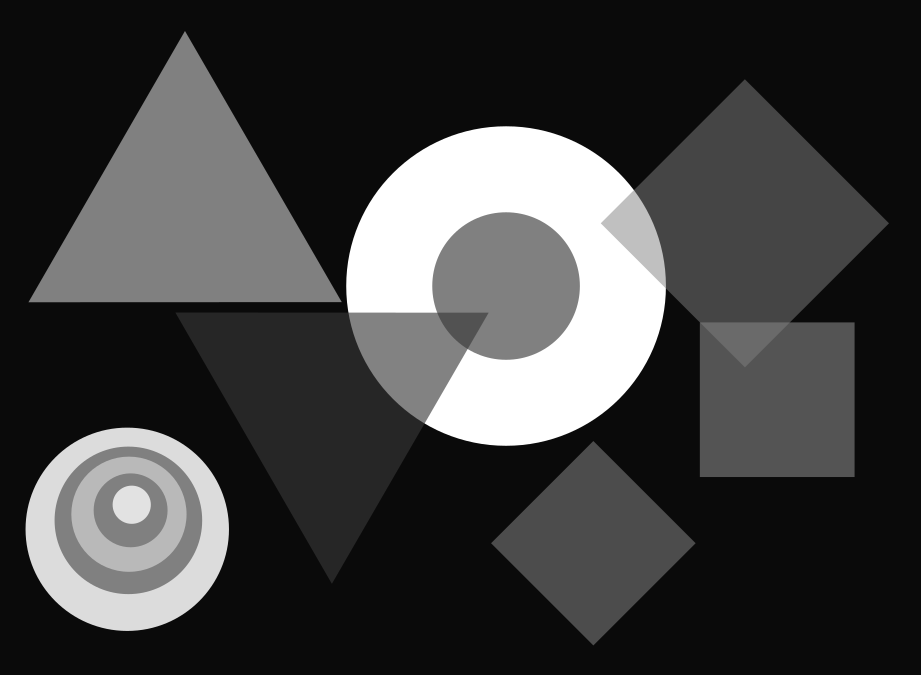
#> input picture P1/canny2.png, 921 x 675 px
$ python examen.py
#> lines starting #> are read from the running program, lines starting #| are printed output that depends on the picture; after the words box and inside, x2 and y2 are one past the last pixel; in counts of white or black regions, pixels touching at a corner belong together
#Import extensions
import matplotlib.pyplot as plt
import matplotlib.image as mpimg
import numpy as np
from math import e
import functools


showingImage = functools.partial(plt.imshow, vmin = 0, vmax = 255,cmap= plt.get_cmap('gray'))

#----Function to load the pixels of the image
def loadImage(image):
    data = mpimg.imread(image)
    return data

#-------------------------------------------------#

#---------WindowLevelContrastEnhancement----------#

#----Function that modify the contrast of pixel
# [66 lines left out: functions transformFunction, histEnhance, testWindowLevelContrastEnhancement, modifyDinamicRange, histAdapt, testHistAdapt, not called in this run]

#-------------------------------------------------#

def filteredKernel(kernel):
    kernel = np.flipud(np.fliplr(kernel))
    '''if operation == 'convolve':
        a = kernel.sum()
        if a > 1:
            kernel = kernel/a'''
    if ((kernel.shape[0]%2) == 0):
        aux = np.zeros((kernel.shape[0]+1,kernel.shape[1]))
        aux[1:] = kernel
        kernel = aux
    if ((kernel.shape[1]%2) == 0):
        aux = np.zeros((kernel.shape[0],kernel.shape[1]+1))
        aux[0:,1:]=kernel
        kernel = aux
    return kernel

#--Spatial filtering: Smoothing and highlighting--#
def convolutionFunction(pixelImage,kernel,operation):
    if operation == 'median':
        rowsKernel = kernel[0]
        colsKernel = kernel[1]
        if ((rowsKernel % 2) == 0):
            rowsKernel1 = rowsKernel
            rowsKernel = rowsKernel +1
        else:
            rowsKernel1 = rowsKernel
        if ((colsKernel % 2) == 0):
            colsKernel1  = colsKernel
            colsKernel = colsKernel +1
        else:
            colsKernel1 = colsKernel
    else:                               # Para convolve erode y dilate
        kernel = filteredKernel(kernel)
        rowsKernel = kernel.shape[0]
        colsKernel = kernel.shape[1]

    initRow = int((rowsKernel-1)/2)
    initCol = int((colsKernel-1)/2)
    image_padded = np.zeros((pixelImage.shape[0] + (rowsKernel -1 ), pixelImage.shape[1] + (colsKernel-1)))
    if (colsKernel -1) == 0 and (rowsKernel -1 ) == 0: #caso kernel 1x1
          image_padded = pixelImage
    elif (colsKernel -1) == 0:
        image_padded[initRow:-initRow] = pixelImage
    elif (rowsKernel -1 ) == 0:
        image_padded[0:,initCol:-initCol] = pixelImage
    else:
         image_padded[initRow:-initRow,initCol:-initCol] = pixelImage
    aux = np.zeros_like(pixelImage)
    for x in range(pixelImage.shape[0]):
        for y in range(pixelImage.shape[1]):
            if operation == 'median':
                c = np.median(image_padded[x:(x+rowsKernel1),y:(y+colsKernel1)])
            elif operation == 'convolve':
                c = np.sum(kernel*image_padded[x:(x+rowsKernel),y:(y+colsKernel)])
            elif operation == 'dilate' :
                window = image_padded[x:(x+rowsKernel),y:(y+colsKernel)]
                c = np.amax((kernel*window))
            elif operation == 'erode':
                    window = image_padded[x:(x+rowsKernel),y:(y+colsKernel)]
                    aux1 = window.copy()
                    aux1[kernel==0] = np.max(window)
                    c=np.min(aux1)
            aux[x,y] = c
    return aux

def convolve(inputImage,kernel):
    return convolutionFunction(inputImage.astype(np.float64),kernel,'convolve')

# [10 lines left out: function testConvolve, not called in this run]

#--------------------Gaussian---------------------#
def dimension(sigma):
    a = (2 * (int(np.ceil(3*sigma))))+1
    return a

def arrayGauss1D(sigma):
    return np.zeros((1,dimension(sigma)),dtype=float)

def gaussDistribution1D(x,sigma):
    fraction = 1./(np.sqrt(2.*np.pi)*sigma)
    exponential = np.exp(-((x**2)/(2.0*sigma**2)))
    g = fraction * exponential
    return g

def gaussKernel1D(sigma):
    array1D = arrayGauss1D(sigma)
    f= array1D.shape
    a = -int((f[1]-1)/2)
    c = 0
    d=0
    while (d < f[1]):
        array1D[c,d]=gaussDistribution1D(a,sigma)
        a = a + 1
        d = d + 1
    return array1D

# [23 lines left out: functions gaussDistributionNxN, gaussKernelNxN, not called in this run]

def gaussianFilter2D(inputImage,sigma):
    kernel = gaussKernel1D(sigma)
    A = convolve(inputImage,kernel)
    return convolve(A,np.transpose(kernel))

# [61 lines left out: functions testGaussianFilter2D, gxRoberts, gyRoberts, robertsOperator, gxPrewitt, gyPrewitt and 1 more, not called in this run]

def gxSobel():
    gx1 = np.ones((3,1),dtype=int)
    gx1[1,0]=2
    gx2 = np.zeros((1,3),dtype = int)
    gx2[0,0] = -1
    gx2[0,2] = 1
    return gx1,gx2

def gySobel():
    gx1 = np.ones((1,3),dtype=int)
    gx1[0,1]=2
    gx2 = np.zeros((3,1),dtype = int)
    gx2[0,0] = 1
    gx2[2,0] = -1
    return gx2,gx1

def sobelOperator(inputImage):
    gx1,gx2 = gxSobel()
    gy1,gy2 = gySobel()
    Gx1 = convolve(inputImage,gx1)
    Gx = convolve(Gx1,gx2)
    Gy = convolve(convolve(inputImage,gy1),gy2)
    return Gx,Gy

# [5 lines left out: function centralDiffOperator, not called in this run]

def derivatives(inputImage,operator):
    if operator == 'Roberts':
        return robertsOperator(inputImage)
    elif operator == 'Prewitt':
        return prewittOperator(inputImage)
    elif operator == 'Sobel':
        return sobelOperator(inputImage)
    elif operator == 'CentralDiff':
        return centralDiffOperator(inputImage)

# [17 lines left out: function testDerivatives, not called in this run]
#-------------------------------------------------#

#-------------------------------------------------#
# Canny
def edgeCanny(inputImage,sigma,tlow,thigh):
    smooth = gaussianFilter2D(inputImage,sigma)     # Suavizado gaussiano
    gx,gy = derivatives(smooth,'Sobel')             # sobel
    #Magnitud y orientacion
    magnitude = np.sqrt((gx.astype(np.int64)**2)+(gy.astype(np.int64)**2))
    orientation = np.degrees(np.arctan2(gy,gx))
    #Supresión no máximos
    image_padedd = np.zeros((inputImage.shape[0]+2,inputImage.shape[1]+2))
    image_padedd[1:-1,1:-1] = magnitude
    In = np.zeros_like(magnitude)
    # Ajustar ángulos a 0º,45º,90º,135º
    for (x,y), value in np.ndenumerate(orientation):
        if orientation[x,y]  < 0:
            orientation[x,y] =orientation[x,y]+180
        if orientation[x,y] > 112.5 and orientation[x,y] < 157.5:
            orientation[x,y] = 135
        elif orientation[x,y] > 67.5 and orientation[x,y] < 112.5:
            orientation[x,y] = 90
        elif orientation[x,y] > 50.0 and orientation[x,y] < 70.0:
            orientation[x,y] = 60
        elif orientation[x,y] > 157.5 or orientation[x,y] < 22.5:
            orientation[x,y] = 0

    for (x,y), value in np.ndenumerate(orientation):
        window = image_padedd[x:x+3,y:y+3]
        if (value ==135.0):
            n1 = window[0,0]
            n2 = window[2,2]
        elif (value == 90.0):
            n1 = window[0,1]
            n2 = window[2,1]
        elif (value == 60.0):
            n1 = window[0,2]
            n2 = window[2,0]
        elif (value == 0.0):
            n1 = window[1,0]
            n2 = window[1,2]
        if (value ==60.0) and (n1 > magnitude[x,y] or n2 > magnitude[x,y]) :
            In[x,y] = 0
        else:
            In[x,y] = magnitude[x,y]
        '''if (magnitude[x,y] > n1 and magnitude[x,y] > n2):
            In[x,y] = magnitude[x,y]'''
    #Fin supresión no maxima
    #Proceso de histeresis
    '''visitados = []
    H = np.zeros_like(In)
    for (x,y),value in np.ndenumerate(orientation):
        if (In[x,y] > thigh) and (((x,y) in visitados) == False):
            H[x,y] = In[x,y]
            if value==0.0 :
                k1 = x-1
                k2 = x+1
                l1 = y
                l2 = y
                while((k1 >0) and (k2 >0) and (l1 >0) and (l2 >0) and (k1 < In.shape[0]) and (k2 < In.shape[0]) and (l1 < In.shape[1]) and (l2 < In.shape[1]) and (In[k1,l1]>tlow) and (In[k2,l2]>tlow)):
                    H[k1,l1] = In[x,y]
                    H[k2,l2] = In[x,y]
                    visitados.append((k1,l1))
                    visitados.append((k2,l2))
                    k1 = k1-1
                    k2 = k2+1
            elif value == 45.0 :
                k1 = x-1
                k2 = x+1
                l1 = y-1
                l2 = y+1
                while((k1 >0) and (k2 >0) and (l1 >0) and (l2 >0) and (k1 < In.shape[0]) and (k2 < In.shape[0]) and (l1 < In.shape[1]) and (l2 < In.shape[1]) and (In[k1,l1]>tlow) and (In[k2,l2]>tlow)):
                    H[k1,l1] = In[x,y]
                    H[k2,l2] = In[x,y]
                    visitados.append((k1,l1))
                    visitados.append((k2,l2))
                    k1 = k1-1
                    k2 = k2+1
                    l1 = l1-1
                    l2=l2+1
            elif value == 90.0 :
                k1 = x
                k2 = x
                l1 = y-1
                l2 = y+1
                while((k1 >0) and (k2 >0) and (l1 >0) and (l2 >0) and (k1 < In.shape[0]) and (k2 < In.shape[0]) and (l1 < In.shape[1]) and (l2 < In.shape[1]) and (In[k1,l1]>tlow) and (In[k2,l2]>tlow)):
                    H[k1,l1] = In[x,y]
                    H[k2,l2] = In[x,y]
                    visitados.append((k1,l1))
                    visitados.append((k2,l2))
                    l1 = l1-1
                    l2 = l2+1
            elif value == 135.0:
                k1 = x-1
                k2 = x+1
                l1 = y+1
                l2 =y-1
                while((k1 >0) and (k2 >0) and (l1 >0) and (l2 >0) and (k1 < In.shape[0]) and (k2 < In.shape[0]) and (l1 < In.shape[1]) and (l2 < In.shape[1]) and (In[k1,l1]>tlow) and (In[k2,l2]>tlow)):
                    H[k1,l1] = In[x,y]
                    H[k2,l2] = In[x,y]
                    visitados.append((k1,l1))
                    visitados.append((k2,l2))
                    k1 = k1-1
                    k2 = k2+1
                    l1 = l1+1
                    l2 = l2-1'''
    return In

def testEdgeCanny(inputImage,sigma,tlow,thigh):
    image = loadImage(inputImage)
#> in loadImage, data is the input picture: shape (675, 921) float32; min 0.0392, max 1, mean 0.249
    output=edgeCanny(image,sigma,tlow,thigh)
#> call 4 of convolutionFunction, with kernel = array of shape (1, 3), operation = 'convolve'
#> after the loop in convolutionFunction (call 4), `for x in range(pixelImage.shape[0]):`:
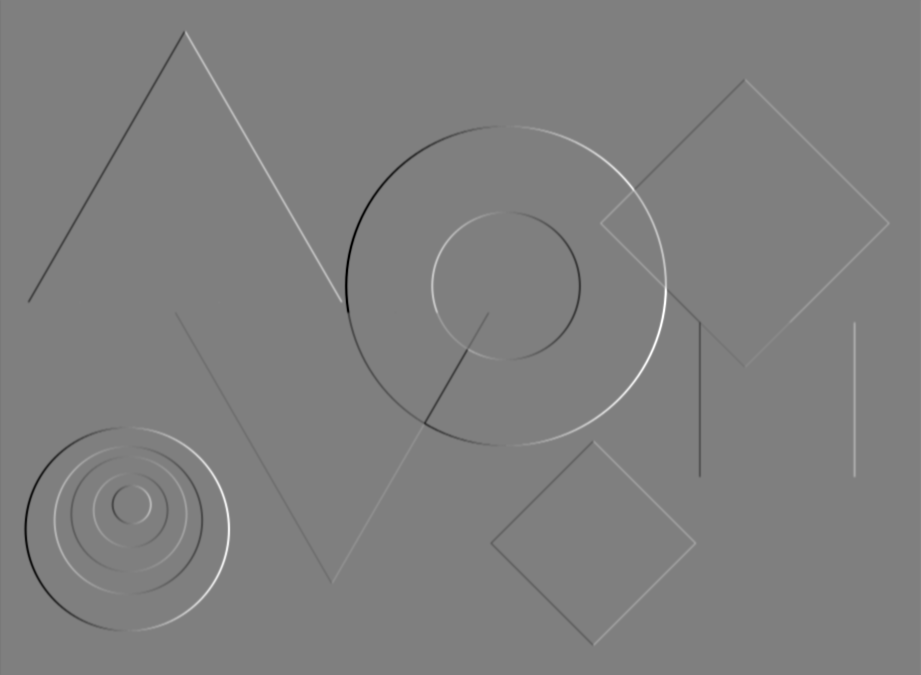
#> aux: shape (675, 921) float64; min -3.14, max 3.14, mean 8.44e-21; drawn with min black and max white
#> after the loop in convolutionFunction (call 5), `for x in range(pixelImage.shape[0]):`:
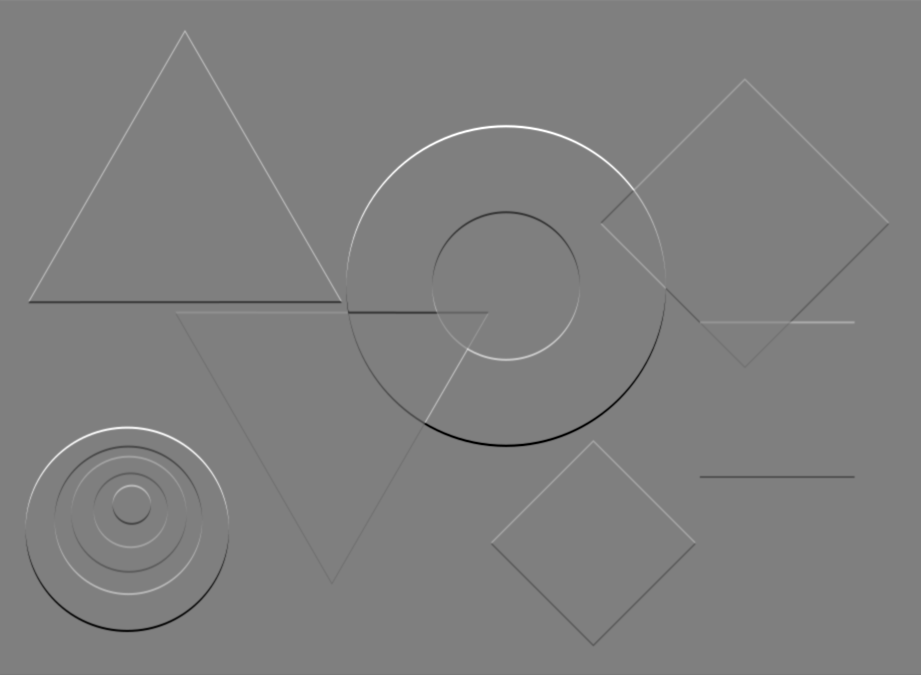
#> aux: shape (675, 921) float64; min -0.784, max 0.784, mean 1.49e-19; drawn with min black and max white
#> in edgeCanny, `magnitude = np.sqrt((gx.astype(np.int64)**2)+(gy.astype(np.int64)**2))`:
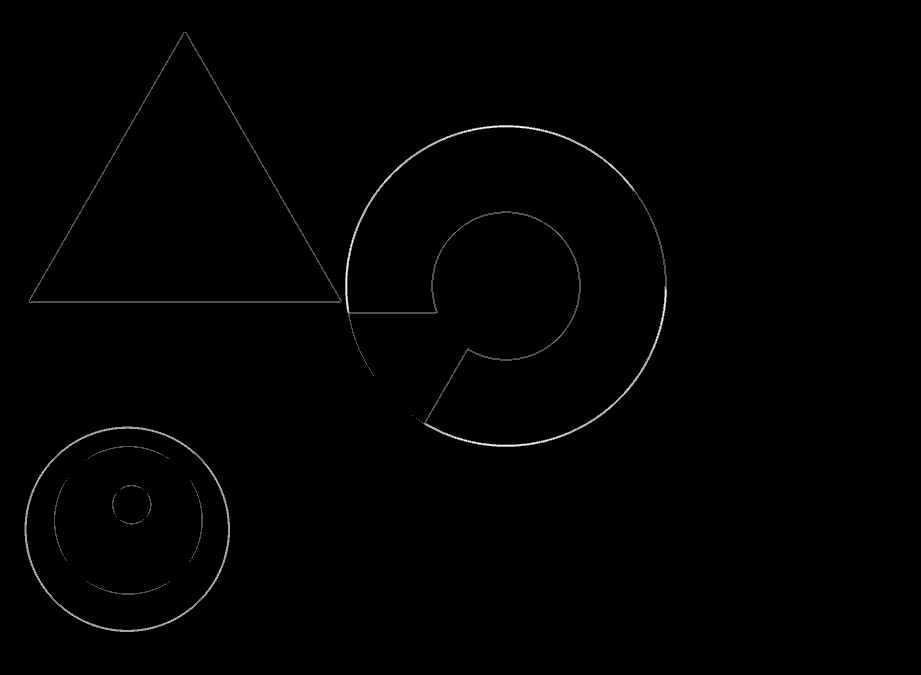
#> magnitude: shape (675, 921) float64; min 0, max 3.16, mean 0.016; drawn with min black and max white
#> in edgeCanny, `orientation = np.degrees(np.arctan2(gy,gx))`:
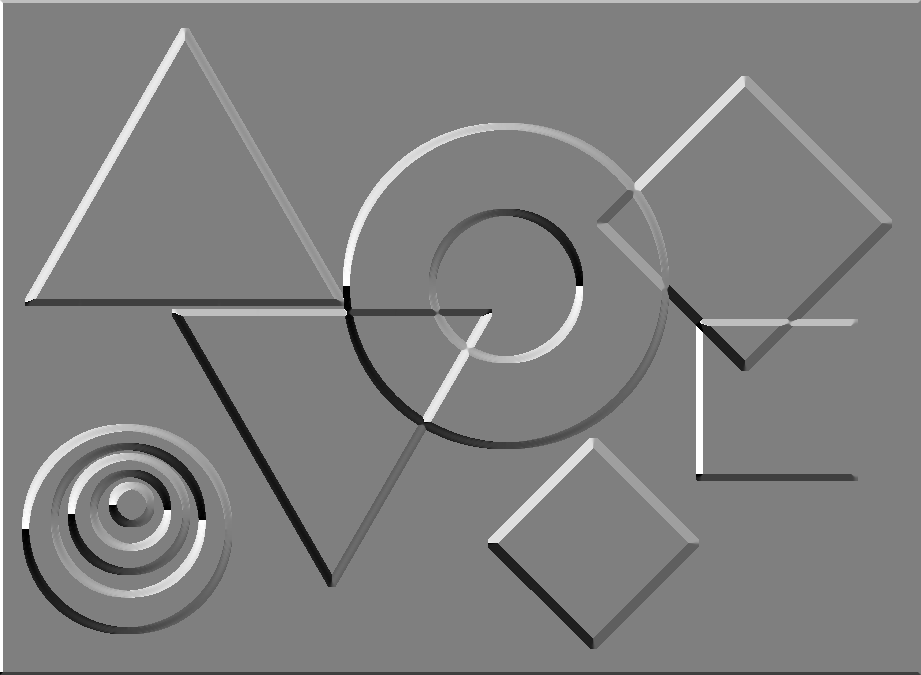
#> orientation: shape (675, 921) float64; min -180, max 180, mean 1.1; drawn with min black and max white
#> the loop in edgeCanny, `for (x,y), value in np.ndenumerate(orientation):` made 621675 passes
#> value on passes 1 to 3: 135, 97.16, 90.14
#> after the loop in edgeCanny, `for (x,y), value in np.ndenumerate(orientation):`:
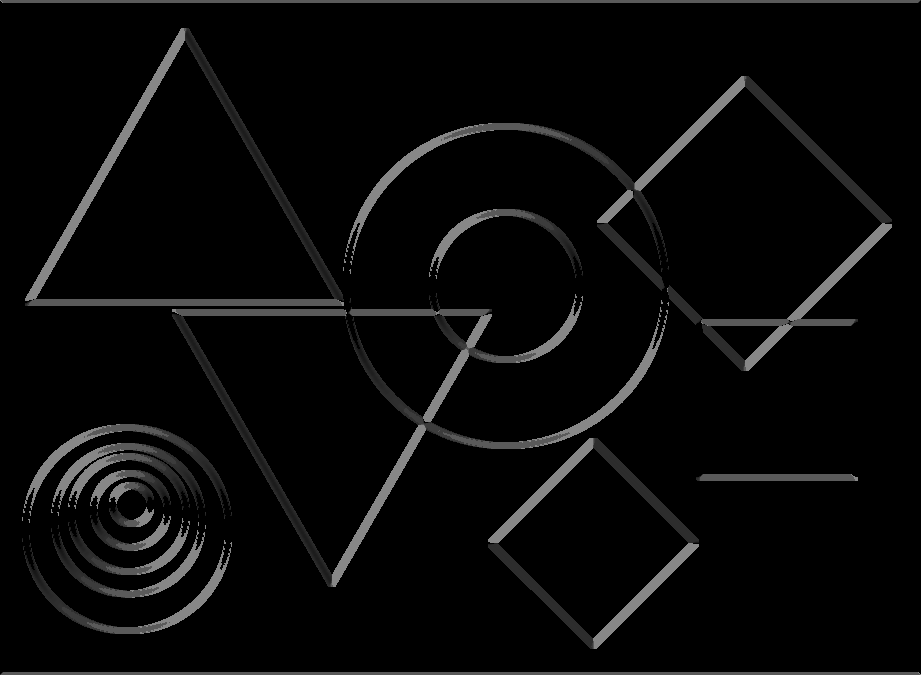
#> orientation: shape (675, 921) float64; 8.28% of pixels changed, all inside (x1, y1, x2, y2) = (0, 0, 921, 675)
#> the loop in edgeCanny, `for (x,y), value in np.ndenumerate(orientation):` made 621675 passes
#> value on passes 1 to 12: 135, 90, 90, 90, 90, 90, 90, 90, 90, 90, 90, 90
    fig = plt.figure()
    a=fig.add_subplot(121)
    a.set_title('Original')
    a.imshow(image,cmap= plt.get_cmap('gray'))
    a = fig.add_subplot(122)
    a.set_title('Canny')
    a.imshow(output,cmap= plt.get_cmap('gray'))
    plt.show()
#-------------------------------------------------#

#-------------------------------------------------#
# Harris
# [34 lines left out: functions cornerHarris, funcion1, not called in this run]

#funcion1(loadImage('histogram2.png'))

testEdgeCanny('canny2.png',0.625,0,0)

image = np.zeros((257,257))
image[(int((image.shape[0]-1)/2)),(int((image.shape[1]-1)/2))] = 1
# [11 lines left out: function logFilter, not called in this run]

#logFilter(image,20)
